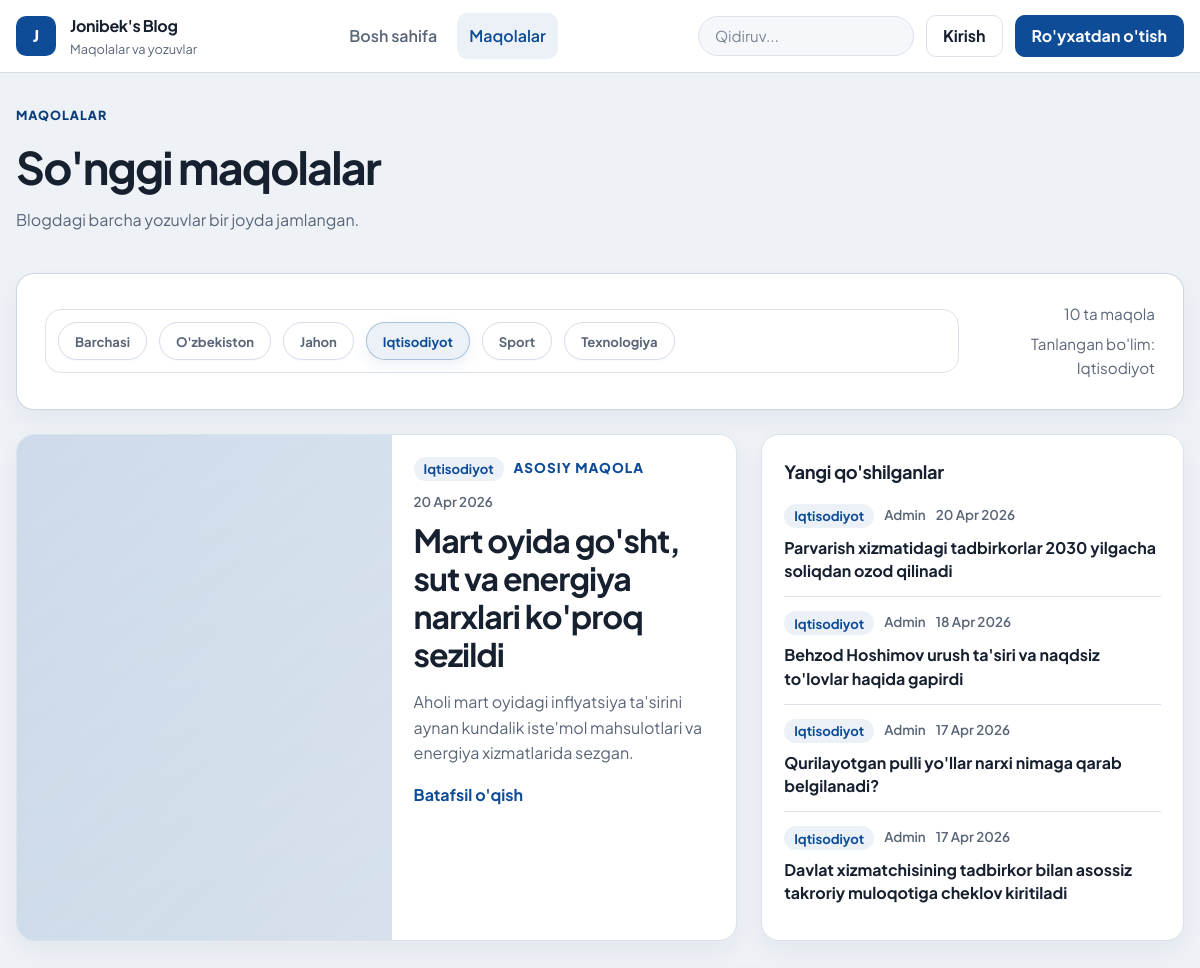
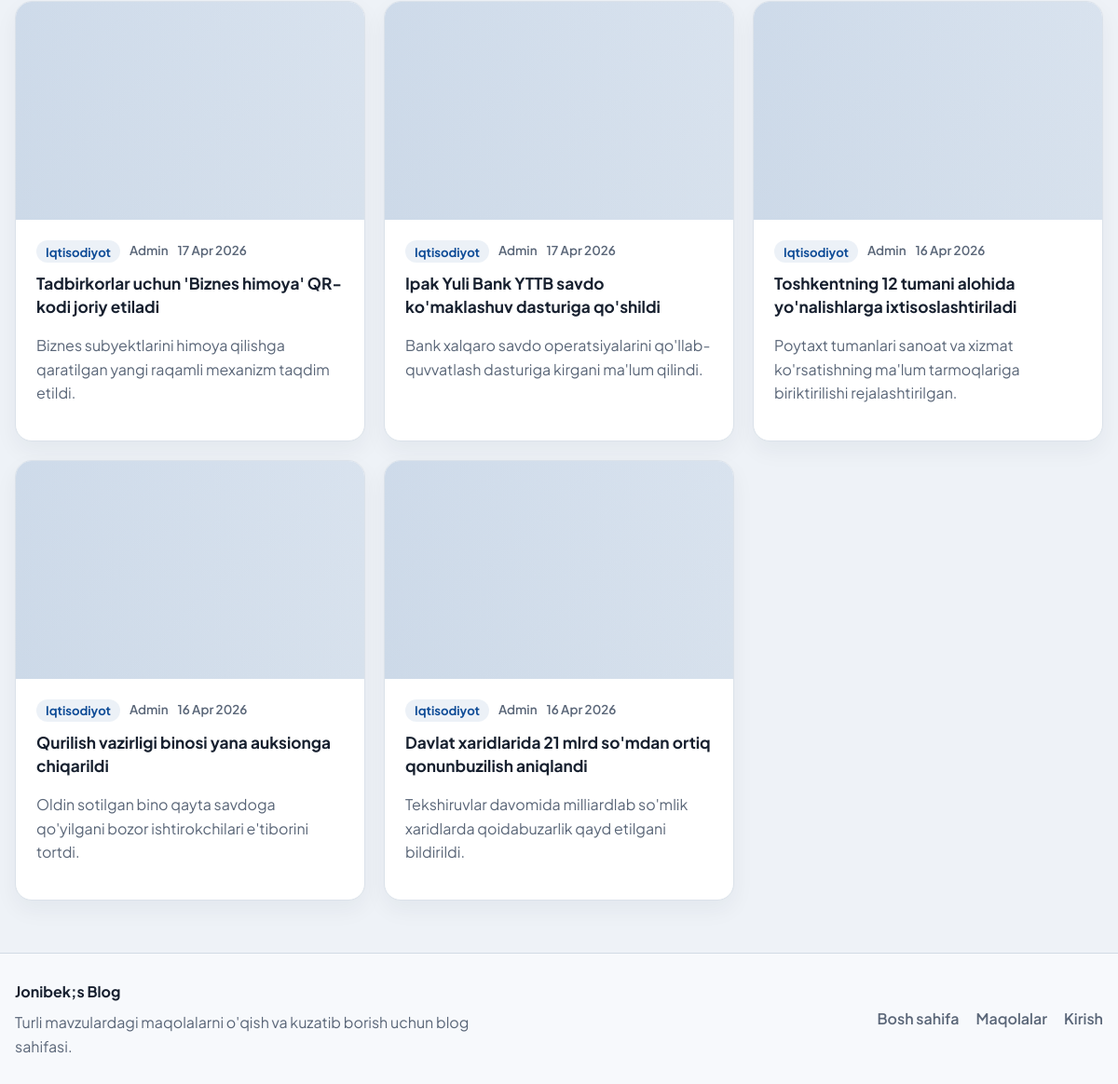
The page /articles/?category=iqtisodiyot on the database its author committed (2 pictures, top to bottom).
### articles/models.py (models this page shows, shortened)
class Article(models.Model):
    CATEGORY_CHOICES = (
        ("uzbekiston", "O'zbekiston"),
        ("jahon", "Jahon"),
        ("iqtisodiyot", "Iqtisodiyot"),
        ("sport", "Sport"),
        ("texnologiya", "Texnologiya"),
    )
    title = models.CharField(max_length=150)
    category = models.CharField(max_length=30, choices=CATEGORY_CHOICES, default="uzbekiston")
    summary = models.CharField(max_length=150, blank=True)
    body = CKEditor5Field()
    photo = models.ImageField(upload_to='images/', blank=True)
    date = models.DateTimeField(auto_now_add=True)
    author = models.ForeignKey(get_user_model(), on_delete=models.CASCADE)

### accounts/models.py (models this page shows)
class CustomUser(AbstractUser):
    age = models.CharField(blank=True, null=True)

### articles/views.py (the view)
# urls.py: path('', ArticleListView.as_view(), name="list"),
class ArticleListView(ListView):
    model = Article
    template_name = "article/list.html"
    def get_queryset(self):
        queryset = Article.objects.select_related("author").order_by("-date")
        self.selected_category = self.request.GET.get("category", "")
        if self.selected_category in dict(Article.CATEGORY_CHOICES):
            queryset = queryset.filter(category=self.selected_category)
        return queryset
    def get_context_data(self, **kwargs):
        context = super().get_context_data(**kwargs)
        articles = list(context["object_list"])
        context["featured_article"] = articles[0] if articles else None
        context["headline_articles"] = articles[1:5]
        context["remaining_articles"] = articles[5:] if len(articles) > 5 else articles[1:]
        context["category_choices"] = Article.CATEGORY_CHOICES
        context["selected_category"] = self.selected_category
        context["selected_category_label"] = dict(Article.CATEGORY_CHOICES).get(
            self.selected_category, ""
        )
        return context

### templates/article/list.html (shortened to what this page needs)
{% extends 'base.html' %}
{% block content %}
<section class="page-heading">
    <div>
        <span class="eyebrow">Maqolalar</span>
        <h1>So'nggi maqolalar</h1>
        <p>Blogdagi barcha yozuvlar bir joyda jamlangan.</p>
    </div>
</section>
<section class="toolbar-card">
    <div class="category-bar">
        <div class="category-strip">
            <a href="{% url 'list' %}" class="category-chip {% if not selected_category %}is-active{% endif %}">Barchasi</a>
            {% for key, label in category_choices %}
                <a href="{% url 'list' %}?category={{ key }}{% if request.GET.q %}&q={{ request.GET.q }}{% endif %}" class="category-chip {% if selected_category == key %}is-active{% endif %}">{{ label }}</a>
            {% endfor %}
        </div>
    </div>
    <div class="toolbar-meta">
        <span>{{ object_list|length }} ta maqola</span>
        <span>{% if selected_category_label %}Tanlangan bo'lim: {{ selected_category_label }}{% else %}Barcha bo'limlar{% endif %}</span>
    </div>
</section>
{% if object_list %}
    <div class="news-search-scope" data-search-list="articles">
        {% if featured_article %}
            <section class="list-top-grid">
                <article class="lead-story" data-search-item data-search-text="{{ featured_article.title }} {{ featured_article.summary }} {{ featured_article.author }}">
                    <a href="{% url 'detail' featured_article.pk %}" class="lead-story-media">
                        {% if featured_article.photo %}
                            <img src="{{ featured_article.photo.url }}" alt="{{ featured_article.title }}">
                        {% else %}
                            <div class="lead-placeholder"></div>
                        {% endif %}
                    </a>
                    <div class="lead-story-body">
                        <div class="story-meta">
                            <span class="category-badge">{{ featured_article.get_category_display }}</span>
                            <span class="story-kicker">Asosiy maqola</span>
                            <span>{{ featured_article.date|date:"d M Y" }}</span>
                        </div>
                        <h2><a href="{% url 'detail' featured_article.pk %}">{{ featured_article.title }}</a></h2>
                        <p>{{ featured_article.summary|default:featured_article.body|striptags|truncatewords:28 }}</p>
                        <a href="{% url 'detail' featured_article.pk %}" class="text-link">Batafsil o'qish</a>
                    </div>
                </article>
                <aside class="headline-panel">
                    <div class="section-head">
                        <h2>Yangi qo'shilganlar</h2>
                    </div>
                    <div class="story-list">
                        {% for article in headline_articles %}
                            <article class="headline-item" data-search-item data-search-text="{{ article.title }} {{ article.summary }} {{ article.author }}">
                                <div class="story-meta">
                                    <span class="category-badge">{{ article.get_category_display }}</span>
                                    <span>{{ article.author|title }}</span>
                                    <span>{{ article.date|date:"d M Y" }}</span>
                                </div>
                                <h3><a href="{% url 'detail' article.pk %}">{{ article.title }}</a></h3>
                            </article>
                        {% empty %}
                            <div class="empty-inline">
                                <p>Yangi maqolalar tez orada shu yerda ko'rinadi.</p>
                            </div>
                        {% endfor %}
                    </div>
                </aside>
            </section>
        {% endif %}
        <section class="news-card-grid">
            {% for article in remaining_articles %}
                <article class="story-card" data-search-item data-search-text="{{ article.title }} {{ article.summary }} {{ article.author }}">
                    <a href="{% url 'detail' article.pk %}" class="story-card-media">
                        {% if article.photo %}
                            <img src="{{ article.photo.url }}" alt="{{ article.title }}">
                        {% else %}
                            <div class="lead-placeholder"></div>
                        {% endif %}
                    </a>
                    <div class="story-card-body">
                        <div class="story-meta">
                            <span class="category-badge">{{ article.get_category_display }}</span>
                            <span>{{ article.author|title }}</span>
                            <span>{{ article.date|date:"d M Y" }}</span>
                        </div>
                        <h3><a href="{% url 'detail' article.pk %}">{{ article.title }}</a></h3>
                        <p>{{ article.summary|default:article.body|striptags|truncatewords:18 }}</p>
                    </div>
                </article>
            {% endfor %}
        </section>
    </div>
{% endif %}
{% endblock content %}

### rows shown on the page
Article: category "Iqtisodiyot", date "20 Apr 2026", title "Mart oyida go'sht, sut va energiya narxlari ko'proq sezildi", summary "Aholi mart oyidagi inflyatsiya ta'sirini aynan kundalik iste'mol mahsulotlari va energiya xizmatlarida sezgan."
Article: category "Iqtisodiyot", author "Admin", date "20 Apr 2026", title "Parvarish xizmatidagi tadbirkorlar 2030 yilgacha soliqdan ozod qilinadi"
Article: category "Iqtisodiyot", author "Admin", date "18 Apr 2026", title "Behzod Hoshimov urush ta'siri va naqdsiz to'lovlar haqida gapirdi"
Article: category "Iqtisodiyot", author "Admin", date "17 Apr 2026", title "Qurilayotgan pulli yo'llar narxi nimaga qarab belgilanadi?"
Article: category "Iqtisodiyot", author "Admin", date "17 Apr 2026", title "Davlat xizmatchisining tadbirkor bilan asossiz takroriy muloqotiga cheklov kiritiladi"
Article: category "Iqtisodiyot", author "Admin", date "17 Apr 2026", title "Tadbirkorlar uchun 'Biznes himoya' QR-kodi joriy etiladi", summary "Biznes subyektlarini himoya qilishga qaratilgan yangi raqamli mexanizm taqdim etildi."
Article: category "Iqtisodiyot", author "Admin", date "17 Apr 2026", title "Ipak Yuli Bank YTTB savdo ko'maklashuv dasturiga qo'shildi", summary "Bank xalqaro savdo operatsiyalarini qo'llab-quvvatlash dasturiga kirgani ma'lum qilindi."
Article: category "Iqtisodiyot", author "Admin", date "16 Apr 2026", title "Toshkentning 12 tumani alohida yo'nalishlarga ixtisoslashtiriladi", summary "Poytaxt tumanlari sanoat va xizmat ko'rsatishning ma'lum tarmoqlariga biriktirilishi rejalashtirilgan."
Article: category "Iqtisodiyot", author "Admin", date "16 Apr 2026", title "Qurilish vazirligi binosi yana auksionga chiqarildi", summary "Oldin sotilgan bino qayta savdoga qo'yilgani bozor ishtirokchilari e'tiborini tortdi."
Article: category "Iqtisodiyot", author "Admin", date "16 Apr 2026", title "Davlat xaridlarida 21 mlrd so'mdan ortiq qonunbuzilish aniqlandi", summary "Tekshiruvlar davomida milliardlab so'mlik xaridlarda qoidabuzarlik qayd etilgani bildirildi."

### other values the page prints
{{ label }} "O'zbekiston" "Jahon" "Iqtisodiyot" "Sport" "Texnologiya"
{{ object_list|length }} "10"
{{ selected_category_label }} "Iqtisodiyot"
